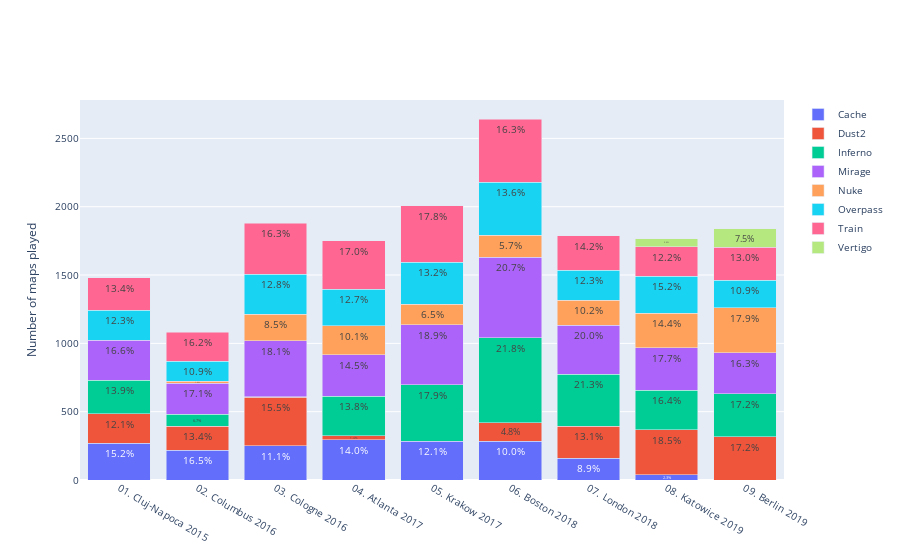

Notebook code for this chart:
### Code cell
def create_col_time_period(df):
    df['time_period'] = ''
    
    for major_start in majors:
        df.loc[(df['date']>=major_start['start_date']),'time_period'] = major_start['tournament']
    
    return df

results_df = create_col_time_period(results_df)
players_df = players_df.merge(results_df[['match_id','time_period']],'left',on='match_id')

results_df_team_1 = results_df[['time_period','team_1','_map','ct_1','t_2','ct_2','t_1']
                      ].rename(columns={'team_1':'team'})
results_df_team_2 = results_df[['time_period','team_2','_map','ct_1','t_2','ct_2','t_1']
                      ].rename(columns={'team_2':'team'})
results_df_teams = pd.concat((results_df_team_1,results_df_team_2))[['time_period','team','_map']]

gb = results_df_teams.groupby(['time_period','_map']).team.count()
gb_text = round(gb*100/gb.groupby('time_period').sum(),1).reset_index().rename(columns={'team':'percentage'})
gb_text.percentage = gb_text.percentage.astype(str)+'%'
gb = gb.reset_index()

fig = go.Figure()
for _map in maps:
    fig.add_bar(name=_map,x=gb[gb._map==_map].time_period,y=gb[gb._map==_map].team,
                text=gb_text[gb_text._map==_map].percentage,textposition='inside')

fig.update_layout(barmode='stack',legend=dict(traceorder='normal'),yaxis_title='Number of maps played',font=dict(size=10))
fig.show()

### Figure 1 — Plotly figure (JSON) as saved in the notebook; plotly's stock layout.template omitted (floating-point values rounded to 4 significant figures)
{"data": [{"name": "Cache", "text": ["15.2%", "16.5%", "11.1%", "14.0%", "12.1%", "10.0%", "8.9%", "2.3%"], "textposition": "inside", "type": "bar", "x": ["01. Cluj-Napoca 2015", "02. Columbus 2016", "03. Cologne 2016", "04. Atlanta 2017", "05. Krakow 2017", "06. Boston 2018", "07. London 2018", "08. Katowice 2019"], "y": [270, 218, 252, 294, 282, 284, 160, 40]}, {"name": "Dust2", "text": ["12.1%", "13.4%", "15.5%", "1.4%", "4.8%", "13.1%", "18.5%", "17.2%"], "textposition": "inside", "type": "bar", "x": ["01. Cluj-Napoca 2015", "02. Columbus 2016", "03. Cologne 2016", "04. Atlanta 2017", "06. Boston 2018", "07. London 2018", "08. Katowice 2019", "09. Berlin 2019"], "y": [214, 176, 352, 30, 136, 234, 326, 316]}, {"name": "Inferno", "text": ["13.9%", "6.7%", "0.2%", "13.8%", "17.9%", "21.8%", "21.3%", "16.4%", "17.2%"], "textposition": "inside", "type": "bar", "x": ["01. Cluj-Napoca 2015", "02. Columbus 2016", "03. Cologne 2016", "04. Atlanta 2017", "05. Krakow 2017", "06. Boston 2018", "07. London 2018", "08. Katowice 2019", "09. Berlin 2019"], "y": [246, 88, 4, 290, 416, 620, 380, 290, 316]}, {"name": "Mirage", "text": ["16.6%", "17.1%", "18.1%", "14.5%", "18.9%", "20.7%", "20.0%", "17.7%", "16.3%"], "textposition": "inside", "type": "bar", "x": ["01. Cluj-Napoca 2015", "02. Columbus 2016", "03. Cologne 2016", "04. Atlanta 2017", "05. Krakow 2017", "06. Boston 2018", "07. London 2018", "08. Katowice 2019", "09. Berlin 2019"], "y": [294, 226, 412, 304, 438, 590, 358, 312, 300]}, {"name": "Nuke", "text": ["1.2%", "8.5%", "10.1%", "6.5%", "5.7%", "10.2%", "14.4%", "17.9%"], "textposition": "inside", "type": "bar", "x": ["02. Columbus 2016", "03. Cologne 2016", "04. Atlanta 2017", "05. Krakow 2017", "06. Boston 2018", "07. London 2018", "08. Katowice 2019", "09. Berlin 2019"], "y": [16, 194, 212, 150, 162, 182, 254, 330]}, {"name": "Overpass", "text": ["12.3%", "10.9%", "12.8%", "12.7%", "13.2%", "13.6%", "12.3%", "15.2%", "10.9%"], "textposition": "inside", "type": "bar", "x": ["01. Cluj-Napoca 2015", "02. Columbus 2016", "03. Cologne 2016", "04. Atlanta 2017", "05. Krakow 2017", "06. Boston 2018", "07. London 2018", "08. Katowice 2019", "09. Berlin 2019"], "y": [218, 144, 292, 266, 306, 386, 220, 268, 200]}, {"name": "Train", "text": ["13.4%", "16.2%", "16.3%", "17.0%", "17.8%", "16.3%", "14.2%", "12.2%", "13.0%"], "textposition": "inside", "type": "bar", "x": ["01. Cluj-Napoca 2015", "02. Columbus 2016", "03. Cologne 2016", "04. Atlanta 2017", "05. Krakow 2017", "06. Boston 2018", "07. London 2018", "08. Katowice 2019", "09. Berlin 2019"], "y": [238, 214, 372, 356, 414, 464, 254, 216, 240]}, {"name": "Vertigo", "text": ["3.4%", "7.5%"], "textposition": "inside", "type": "bar", "x": ["08. Katowice 2019", "09. Berlin 2019"], "y": [60, 138]}], "layout": {"barmode": "stack", "font": {"size": 10}, "legend": {"traceorder": "normal"}, "yaxis": {"title": {"text": "Number of maps played"}}}}
